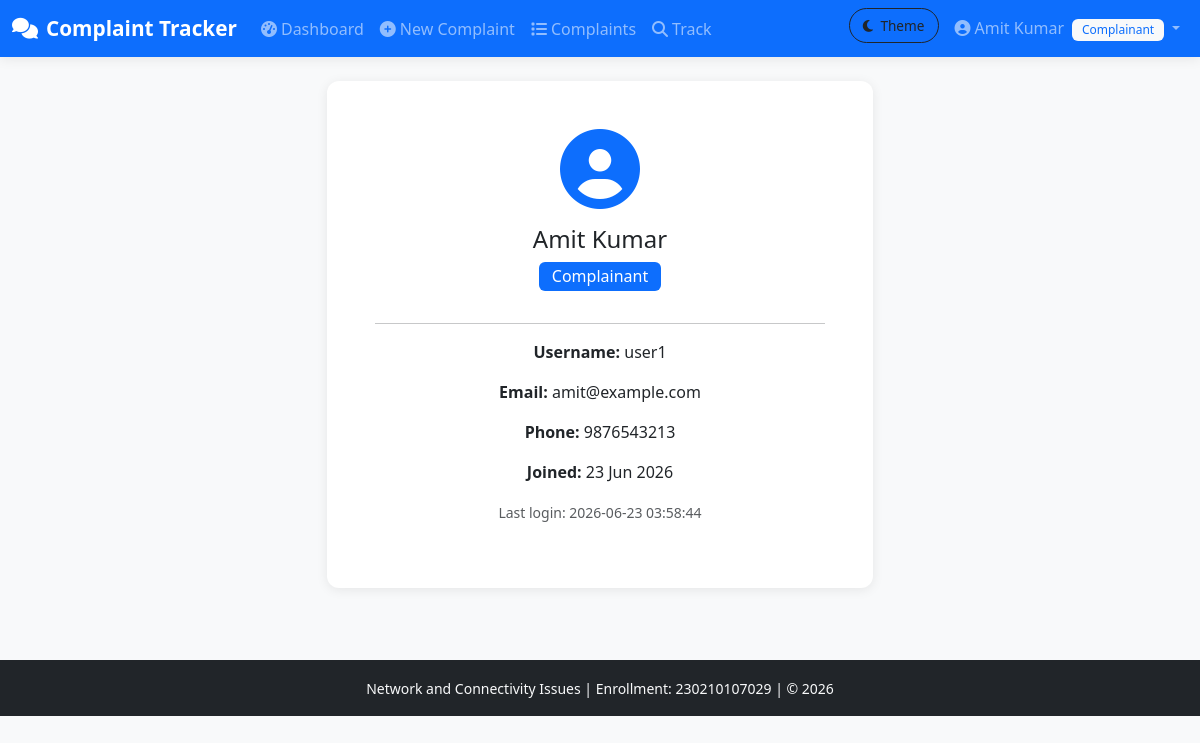
Screenshot of /profile.php (signed in) with the database file from the repository.
### tables this page shows
CREATE TABLE users (
    user_id INT AUTO_INCREMENT PRIMARY KEY,
    username VARCHAR(50) NOT NULL UNIQUE,
    password VARCHAR(255) NOT NULL,
    full_name VARCHAR(100) NOT NULL,
    email VARCHAR(100) NOT NULL,
    phone VARCHAR(15),
    role_id INT NOT NULL,
    is_active TINYINT(1) DEFAULT 1,
    created_at TIMESTAMP DEFAULT CURRENT_TIMESTAMP,
    FOREIGN KEY (role_id) REFERENCES roles(role_id)
);

CREATE TABLE roles (
    role_id INT AUTO_INCREMENT PRIMARY KEY,
    role_name VARCHAR(50) NOT NULL UNIQUE
);

### profile.php (the view, shortened to what this page needs)
<?php
require_once 'config/db.php';
$user = getCurrentUser();
$stmt = $conn->prepare("SELECT u.*, r.role_name FROM users u JOIN roles r ON u.role_id=r.role_id WHERE u.user_id=?");
$stmt->execute([$user['user_id']]);
$profile = $stmt->fetch();
?>
<!DOCTYPE html>
<html lang="en">
<head>
    <link href="https://cdn.jsdelivr.net/npm/bootstrap@5.3.0/dist/css/bootstrap.min.css" rel="stylesheet">
    <link href="https://cdnjs.cloudflare.com/ajax/libs/font-awesome/6.4.0/css/all.min.css" rel="stylesheet">
    <link href="assets/css/style.css" rel="stylesheet">
</head>
<body class="bg-light">
<?php include 'includes/navbar.php'; ?>
<div class="container py-4">
    <div class="row justify-content-center">
        <div class="col-md-6">
            <div class="card border-0 shadow-sm">
                <div class="card-body text-center p-5">
                    <i class="fas fa-user-circle fa-5x text-primary mb-3"></i>
                    <h4><?= htmlspecialchars($profile['full_name']) ?></h4>
                    <span class="badge bg-primary fs-6 mb-3"><?= $profile['role_name'] ?></span>
                    <hr>
                    <p><strong>Username:</strong> <?= $profile['username'] ?></p>
                    <p><strong>Email:</strong> <?= $profile['email'] ?></p>
                    <p><strong>Phone:</strong> <?= $profile['phone'] ?: 'N/A' ?></p>
                    <p><strong>Joined:</strong> <?= date('d M Y', strtotime($profile['created_at'])) ?></p>
                    <?php if (isset($_COOKIE['last_login'])): ?>
                    <p class="text-muted"><small>Last login: <?= $_COOKIE['last_login'] ?></small></p>
                    <?php endif; ?>
                </div>
            </div>
        </div>
    </div>
</div>
<?php include 'includes/footer.php'; ?>
</body></html>

### assets/css/style.css (style rules this page uses)
:root { --app-bg: #f5f7fa; --page-bg: #f5f7fa; --card-bg: #ffffff; --card-border: rgba(0,0,0,0.08); --text-color: #212529; --secondary-bg: #f8f9fa; --navbar-bg: #0d6efd; --navbar-text: #ffffff; --dropdown-bg: #ffffff; --table-border: #dee2e6; --alert-border: rgba(0,0,0,0.08); }
body { font-family: 'Segoe UI', Tahoma, Geneva, Verdana, sans-serif; background-color: var(--page-bg); color: var(--text-color); }
.card { border-radius: 12px; transition: transform 0.2s; }
.badge { font-weight: 500; padding: 0.4em 0.8em; }
.shadow-sm { box-shadow: 0 2px 12px rgba(0,0,0,0.08) !important; }

### rows the page displays
users: full_name "Amit Kumar", role.role_name "Complainant", username "user1", email "amit@example.com", phone "9876543213", created_at "23 Jun 2026"

### other values shown
$_SESSION['full_name'] "Amit Kumar"
$_SESSION['role_name'] "Complainant"
$_COOKIE['last_login'] "2026-06-23 03:58:44"
